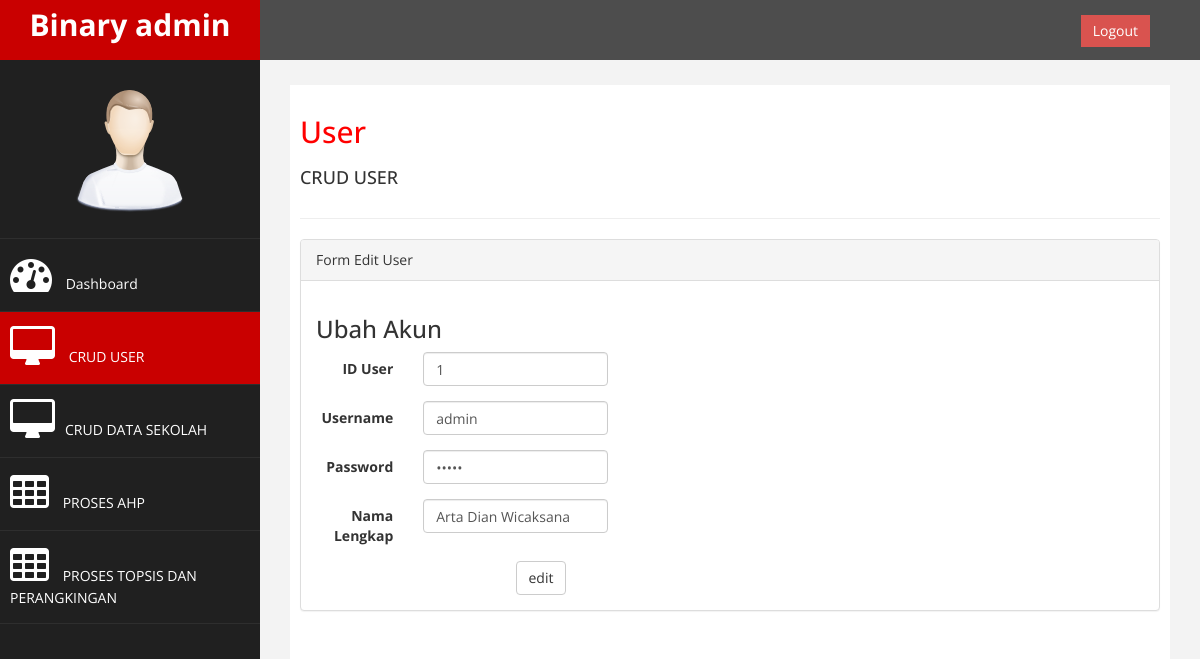
Page /proses/edit-user.php?id=1 on the committed database.
### tables this page shows
CREATE TABLE `user` (
  `id_user` int(2) NOT NULL AUTO_INCREMENT,
  `username` varchar(45) NOT NULL,
  `password` varchar(45) NOT NULL,
  `nama` varchar(60) NOT NULL,
  PRIMARY KEY (`id_user`)
);

### proses/edit-user.php (the view, shortened to what this page needs)
<!DOCTYPE html>
<html xmlns="http://www.w3.org/1999/xhtml">
<head>
    <link href="../assets/css/bootstrap.css" rel="stylesheet" />
    <link href="../assets/css/font-awesome.css" rel="stylesheet" />
    <link href="../assets/css/custom.css" rel="stylesheet" />
</head>
<body>
    <div id="wrapper">
        <nav class="navbar navbar-default navbar-cls-top " role="navigation" style="margin-bottom: 0">
            <div class="navbar-header">
                <a class="navbar-brand" href="index.html">Binary admin</a>
            </div>
  <div style="color: white;
padding: 15px 50px 5px 50px;
float: right;
font-size: 16px;"> <a href="login.php" class="btn btn-danger square-btn-adjust">Logout</a> </div>
        </nav>
                <nav class="navbar-default navbar-side" role="navigation">
            <div class="sidebar-collapse">
                <ul class="nav" id="main-menu">
				<li class="text-center">
                    <img src="../assets/img/find_user.png" class="user-image img-responsive"/>
					</li>
                   <li>
                        <a  href="index.php" ><i class="fa fa-dashboard fa-3x"></i> Dashboard</a>
                    </li>
                      <li>
                        <a  href="cruduser.php" class="active-menu"><i class="fa fa-desktop fa-3x"></i> CRUD USER</a>
                    </li>
                    <li>
                        <a  href="crudsekolah.php"><i class="fa fa-desktop fa-3x"></i>CRUD DATA SEKOLAH</a>
                    </li>
						   <li  >
                        <a  href="#"><i class="fa fa-table fa-3x"></i> PROSES AHP</a>
                    </li>
                      <li  >
                        <a  href="#"><i class="fa fa-table fa-3x"></i> PROSES TOPSIS DAN PERANGKINGAN</a>
                    </li>
                   </ul>
            </div>
        </nav>
        <div id="page-wrapper" >
            <div id="page-inner">
                <div class="row">
                    <div class="col-md-12">
                     <h2>User</h2>
                        <h4>CRUD USER</h4>
						</div>
                </div>
                 <hr />
				  <div class="row">
                <div class="col-md-12">
                    <div class="panel panel-default">
                        <div class="panel-heading">
                           Form Edit User
						</div>
						 	<?php
	$id = $_GET['id'];
	$show = mysql_query("SELECT * FROM user WHERE id_user='$id'");
	if(mysql_num_rows($show) == 0){
		echo '<script>window.history.back()</script>';
	}else{
		$record = mysql_fetch_assoc($show);
	}
	?>
                        <div class="panel-body">
                            <div class="row">
                                <div class="col-md-6">
                                    <h3>Ubah Akun</h3>
                                   <form role="form" action="edit-user-proses.php" method="POST" class="form-horizontal">
										<div class="form-group">
                                            <label for="id" class="control-label col-md-3">ID User</label>
            								<div class="col-sm-6">
                                           <input type="id" name="id"  class="form-control" value="<?php echo $record['id_user']; ?>">
                                     		</div>
											</div>
											<div class="form-group">
                                            <label for="username" class="control-label col-md-3">Username</label>
            								<div class="col-sm-6">
                                           <input type="text" name="username" value="<?php echo $record['username']; ?>"  class="form-control">
                                     		</div>
											</div>
										   <div class="form-group">
                                           <label for="password" class="control-label col-md-3">Password</label>
            								<div class="col-sm-6">
                                           <input type="password" name="password" value="<?php echo $record['password']; ?>" class="form-control">
                                     		</div>
                                     		</div>
											<div class="form-group">
                                           <label for="nama" class="control-label col-md-3">Nama Lengkap</label>
            								<div class="col-sm-6">
                                           <input type="text" name="nama" value="<?php echo $record['nama']; ?>" class="form-control">
                                     		</div>
											</div>
											<div class="col-md-offset-6 ">
											<button type="submit" class="btn btn-default" name="ubah">edit</button>
											</div>
												</form>
                                        </div>
				 </div>
            </div>
        </div>
</body>
</html>

### assets/css/custom.css (style rules this page uses)
body { font-family: 'Open Sans', sans-serif; }
#wrapper { width: 100%; background:#202020; }
#page-wrapper { padding: 15px 15px; min-height: 600px; background:#F3F3F3; }
#page-inner { width:100%; margin:10px 20px 10px 0px; background-color:#fff!important; padding:10px; min-height:1200px; }
.text-center { text-align:center; }
h2 { color: #f00; }
h4 { padding-top:10px; }
.square-btn-adjust { border: 0px solid transparent; -webkit-border-radius: 0px; -moz-border-radius: 0px; border-radius: 0px; }
.user-image { margin: 25px auto; -webkit-border-radius: 10px; -moz-border-radius: 10px; border-radius: 10px; max-height:170px; max-width:170px; }
.navbar-cls-top .navbar-brand { color: #fff; background: #C90000; width: 260px; text-align: center; height: 60px; font-size: 30px; font-weight: 700; }
.active-menu { background-color:#C90000!important; }
.sidebar-collapse , .sidebar-collapse .nav { background:none; }
.sidebar-collapse .nav { padding:0; }
.sidebar-collapse .nav > li > a { color:#fff; background:#202020; text-shadow:none; }
.sidebar-collapse > .nav > li > a { padding:15px 10px; }
.sidebar-collapse > .nav > li { border-bottom: 1px solid rgba(107, 108, 109, 0.19); }
.navbar-side { border:none; background-color: #202020; }
.navbar-cls-top { background:#4D4D4D; border-bottom:none; }
.navbar-default { border:0px solid black; }
.navbar-header { background: #A70303; }
.nav > li > a > i { margin-right:10px; }
@media (min-width:768px) { #page-wrapper { margin: 0 0 0 260px; padding: 15px 30px; min-height: 1200px; } }
@media (min-width:768px) { .navbar-side { z-index: 1; position: absolute; width: 260px; } }
@media (min-width:768px) { .navbar { border-radius: 0px; } }

### rows in the picture
user: id "1", username "admin", nama "Arta Dian Wicaksana"
